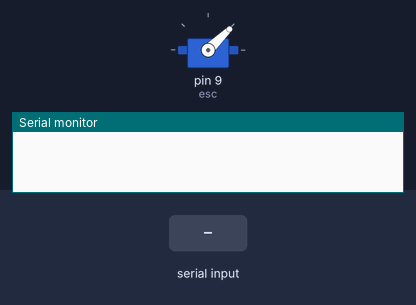
Recording of a sketch running on a simulated Arduino Uno, built with avr-gcc and run on an emulated ATmega328P. On the bench: servo, the last lines printed to the serial monitor. The test bench sets the inputs (shaded band).

Above: at 1.2 s.
1.3 s: "90,45\n" received over Serial
At 2.3 s:
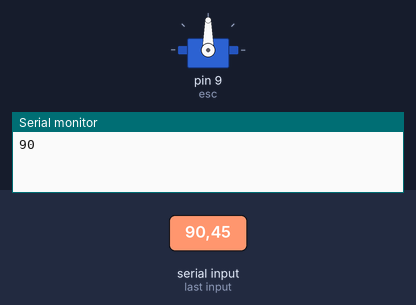
2.8 s: "30,150\n" received over Serial
At 3.6 s:
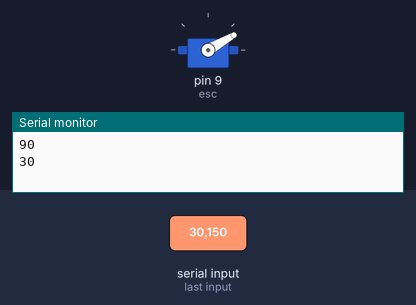
4.3 s: "5\n" received over Serial
At 5.5 s:
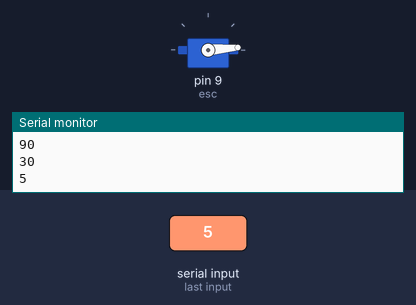
5.8 s: "200\n" received over Serial
At 7.0 s:
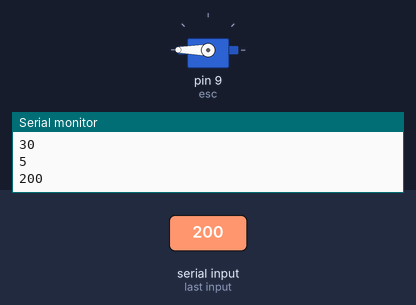
7.3 s: "90\n" received over Serial
At 7.9 s:
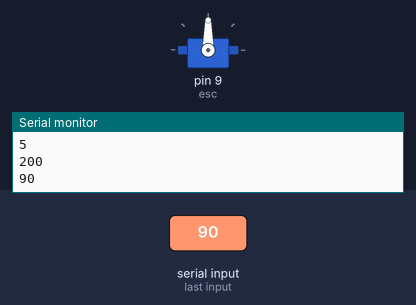
Timing chart, 0 to 9.8 s (numbered marks = the images above; inputs shaded):
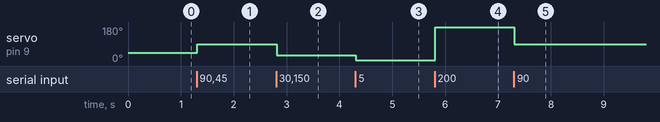

Measured:
- after the input at 1.3 s, servo on pin 9 (esc): 44° → 90° at once
- after the input at 2.8 s, servo on pin 9 (esc): 90° → 30° at once
- after the input at 4.3 s, servo on pin 9 (esc): 30° → 5° at once
- after the input at 5.8 s, servo on pin 9 (esc): 5° → 180° at once
- after the input at 7.3 s, servo on pin 9 (esc): 180° → 90° at once

The sketch:

esc.ino
```cpp
#include <Servo.h>

Servo esc;
String inputString = "";
bool stringComplete = false;


void setup() {

  esc.attach(9);

  esc.writeMicroseconds(1000);

  Serial.begin(9600);


}

void loop() {
  while (Serial.available()) {
    char inChar = Serial.read();
    inputString += inChar;
    if (inChar == '\n') {
       int output = inputString.toInt();
       esc.write(output);
       Serial.println(output);
       inputString="";
    }
  }
  delay(10);
}
```
